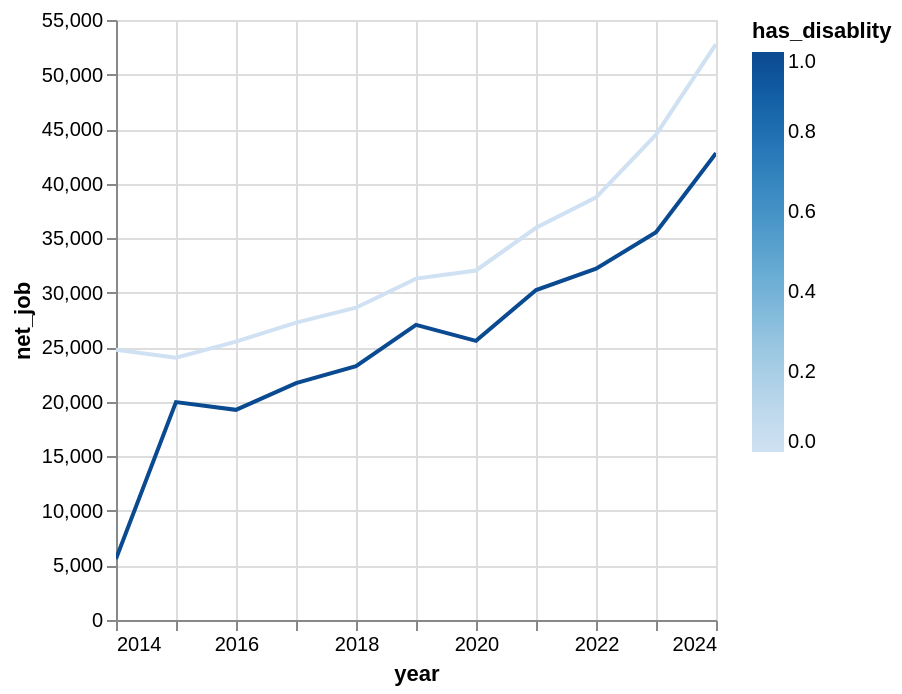

The notebook cell saved with this chart:
### Code cell
(
    panel_working_pop
        .filter((pl.col('is_employed_no_disablity') == 1)|(pl.col('is_employed_has_disablity') == 1))
        .with_columns(pl.col('year').cast(pl.Int32).cast(pl.String).str.to_date("%Y"))
        .group_by(['year', 'has_disablity']).agg(pl.col('net_job').mean())
).plot.line(x='year', y='net_job', color='has_disablity')

### Figure 1 — Vega-Lite specification as saved in the notebook (floating-point values rounded to 4 significant figures)
{"config": {"view": {"continuousWidth": 300, "continuousHeight": 300}}, "data": {"name": "data-96240ec5213ddd5f3830eecf799272f2"}, "mark": {"type": "line", "tooltip": true}, "encoding": {"color": {"field": "has_disablity", "type": "quantitative"}, "x": {"field": "year", "type": "temporal"}, "y": {"field": "net_job", "type": "quantitative"}}, "params": [{"name": "param_1e9efca18e7a2868", "select": {"type": "interval", "encodings": ["x", "y"]}, "bind": "scales"}], "$schema": "https://vega.github.io/schema/vega-lite/v6.1.0.json", "datasets": {"data-96240ec5213ddd5f3830eecf799272f2": [{"year": "2018-01-01T00:00:00", "has_disablity": 0, "net_job": 28630.0}, {"year": "2019-01-01T00:00:00", "has_disablity": 1, "net_job": 27060.0}, {"year": "2024-01-01T00:00:00", "has_disablity": 1, "net_job": 42800.0}, {"year": "2019-01-01T00:00:00", "has_disablity": 0, "net_job": 31290.0}, {"year": "2021-01-01T00:00:00", "has_disablity": 1, "net_job": 30250.0}, {"year": "2016-01-01T00:00:00", "has_disablity": 1, "net_job": 19270.0}, {"year": "2021-01-01T00:00:00", "has_disablity": 0, "net_job": 35950.0}, {"year": "2023-01-01T00:00:00", "has_disablity": 0, "net_job": 44490.0}, {"year": "2014-01-01T00:00:00", "has_disablity": 0, "net_job": 24770.0}, {"year": "2023-01-01T00:00:00", "has_disablity": 1, "net_job": 35550.0}, {"year": "2015-01-01T00:00:00", "has_disablity": 1, "net_job": 19970.0}, {"year": "2020-01-01T00:00:00", "has_disablity": 1, "net_job": 25590.0}, {"year": "2024-01-01T00:00:00", "has_disablity": 0, "net_job": 52790.0}, {"year": "2016-01-01T00:00:00", "has_disablity": 0, "net_job": 25520.0}, {"year": "2022-01-01T00:00:00", "has_disablity": 0, "net_job": 38750.0}, {"year": "2022-01-01T00:00:00", "has_disablity": 1, "net_job": 32210.0}, {"year": "2018-01-01T00:00:00", "has_disablity": 1, "net_job": 23260.0}, {"year": "2017-01-01T00:00:00", "has_disablity": 1, "net_job": 21720.0}, {"year": "2020-01-01T00:00:00", "has_disablity": 0, "net_job": 32040.0}, {"year": "2017-01-01T00:00:00", "has_disablity": 0, "net_job": 27270.0}, {"year": "2014-01-01T00:00:00", "has_disablity": 1, "net_job": 5600.0}, {"year": "2015-01-01T00:00:00", "has_disablity": 0, "net_job": 24040.0}]}}
